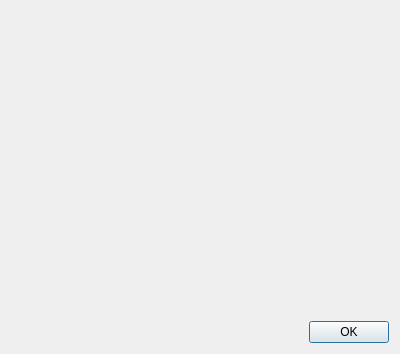
<?xml version="1.0" encoding="UTF-8"?>
<ui version="4.0">
 <class>About_Dialog</class>
 <widget class="QDialog" name="About_Dialog">
  <property name="enabled">
   <bool>true</bool>
  </property>
  <property name="geometry">
   <rect>
    <x>0</x>
    <y>0</y>
    <width>400</width>
    <height>354</height>
   </rect>
  </property>
  <property name="minimumSize">
   <size>
    <width>400</width>
    <height>300</height>
   </size>
  </property>
  <property name="windowTitle">
   <string>About Pyslvs</string>
  </property>
  <property name="windowIcon">
   <iconset resource="../../icons.qrc">
    <normaloff>:/icons/main.png</normaloff>:/icons/main.png</iconset>
  </property>
  <property name="autoFillBackground">
   <bool>true</bool>
  </property>
  <property name="sizeGripEnabled">
   <bool>false</bool>
  </property>
  <property name="modal">
   <bool>true</bool>
  </property>
  <layout class="QVBoxLayout" name="verticalLayout_3">
   <item>
    <layout class="QHBoxLayout" name="horizontalLayout">
     <item>
      <layout class="QVBoxLayout" name="verticalLayout_2">
       <item>
        <widget class="QLabel" name="iconLabel">
         <property name="sizePolicy">
          <sizepolicy hsizetype="Fixed" vsizetype="Preferred">
           <horstretch>0</horstretch>
           <verstretch>0</verstretch>
          </sizepolicy>
         </property>
         <property name="whatsThis">
          <string>Pyslvs Icon!</string>
         </property>
         <property name="text">
          <string/>
         </property>
         <property name="pixmap">
          <pixmap resource="../../icons.qrc">:/icons/main.png</pixmap>
         </property>
         <property name="alignment">
          <set>Qt::AlignLeading|Qt::AlignLeft|Qt::AlignTop</set>
         </property>
        </widget>
       </item>
       <item>
        <spacer name="verticalSpacer">
         <property name="orientation">
          <enum>Qt::Vertical</enum>
         </property>
         <property name="sizeHint" stdset="0">
          <size>
           <width>20</width>
           <height>40</height>
          </size>
         </property>
        </spacer>
       </item>
      </layout>
     </item>
     <item>
      <layout class="QVBoxLayout" name="verticalLayout">
       <item>
        <widget class="QLabel" name="versionLabel">
         <property name="sizePolicy">
          <sizepolicy hsizetype="Preferred" vsizetype="Fixed">
           <horstretch>0</horstretch>
           <verstretch>0</verstretch>
          </sizepolicy>
         </property>
         <property name="text">
          <string/>
         </property>
        </widget>
       </item>
       <item>
        <widget class="QLabel" name="Content">
         <property name="sizePolicy">
          <sizepolicy hsizetype="Expanding" vsizetype="Expanding">
           <horstretch>0</horstretch>
           <verstretch>0</verstretch>
          </sizepolicy>
         </property>
         <property name="whatsThis">
          <string>Version Info</string>
         </property>
         <property name="text">
          <string/>
         </property>
         <property name="textFormat">
          <enum>Qt::RichText</enum>
         </property>
         <property name="alignment">
          <set>Qt::AlignLeading|Qt::AlignLeft|Qt::AlignTop</set>
         </property>
         <property name="wordWrap">
          <bool>true</bool>
         </property>
         <property name="openExternalLinks">
          <bool>true</bool>
         </property>
        </widget>
       </item>
      </layout>
     </item>
    </layout>
   </item>
   <item>
    <layout class="QHBoxLayout" name="horizontalLayout_2">
     <item>
      <spacer name="horizontalSpacer">
       <property name="orientation">
        <enum>Qt::Horizontal</enum>
       </property>
       <property name="sizeHint" stdset="0">
        <size>
         <width>40</width>
         <height>20</height>
        </size>
       </property>
      </spacer>
     </item>
     <item>
      <widget class="QDialogButtonBox" name="buttonBox">
       <property name="sizePolicy">
        <sizepolicy hsizetype="Fixed" vsizetype="Fixed">
         <horstretch>0</horstretch>
         <verstretch>0</verstretch>
        </sizepolicy>
       </property>
       <property name="whatsThis">
        <string>Click to exit</string>
       </property>
       <property name="orientation">
        <enum>Qt::Horizontal</enum>
       </property>
       <property name="standardButtons">
        <set>QDialogButtonBox::Ok</set>
       </property>
      </widget>
     </item>
    </layout>
   </item>
  </layout>
 </widget>
 <resources>
  <include location="../../icons.qrc"/>
  <include location="../../icons.qrc"/>
  <include location="../../icons.qrc"/>
 </resources>
 <connections>
  <connection>
   <sender>buttonBox</sender>
   <signal>accepted()</signal>
   <receiver>About_Dialog</receiver>
   <slot>accept()</slot>
   <hints>
    <hint type="sourcelabel">
     <x>248</x>
     <y>254</y>
    </hint>
    <hint type="destinationlabel">
     <x>157</x>
     <y>274</y>
    </hint>
   </hints>
  </connection>
  <connection>
   <sender>buttonBox</sender>
   <signal>rejected()</signal>
   <receiver>About_Dialog</receiver>
   <slot>reject()</slot>
   <hints>
    <hint type="sourcelabel">
     <x>316</x>
     <y>260</y>
    </hint>
    <hint type="destinationlabel">
     <x>286</x>
     <y>274</y>
    </hint>
   </hints>
  </connection>
 </connections>
</ui>
